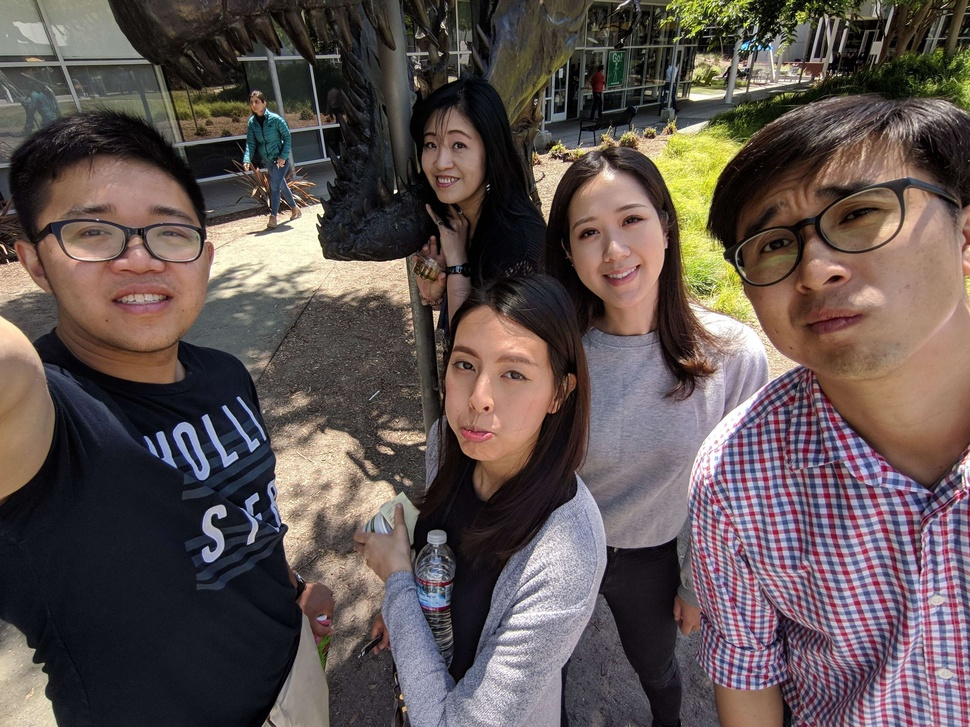
#> input picture data/1_97.jpg, 970 x 727 px, shrunk from 3264 x 2448 before the run
$ python stereographic.py
#> lines starting #> are read from the running program, lines starting #| are printed output that depends on the picture
#> further down, image is the input picture: shape (727, 970, 3); mean B, G, R 80.5, 83.1, 95.1
import cv2
import numpy as np
import matplotlib.pyplot as plt


def FOV2f(fov, diagnoal):

    f = diagnoal / (2 * np.tan(fov / 2))
    return f

def correctV1(image, fov):

#> called with fov = 1.69
    h, w, _ = image.shape
#> h = 727; w = 970
    d = min(h, w)
#> d = 727
    f = FOV2f(fov, d)
#> f = 321.6

    x = (np.arange(0, w, 1) - w / 2).astype(np.float32)
#> x = 970 values from -485 to 484
    y = (np.arange(0, h, 1) - h / 2).astype(np.float32)
#> y = 727 values from -363.5 to 362.5
    x, y = np.meshgrid(x, y)

    coords = np.stack([x, y], axis=-1)
    rp = np.linalg.norm(coords, axis=-1)
    r0 = d / (2 * np.tan(0.5 * np.arctan(d / (2 * f))))
#> r0 = 806.9
    ru = r0 * np.tan(0.5 * np.arctan(rp / f))

    x = x / ru * rp + w / 2
    y = y / ru * rp + h / 2

    out = cv2.remap(image, x, y, interpolation=cv2.INTER_LINEAR)
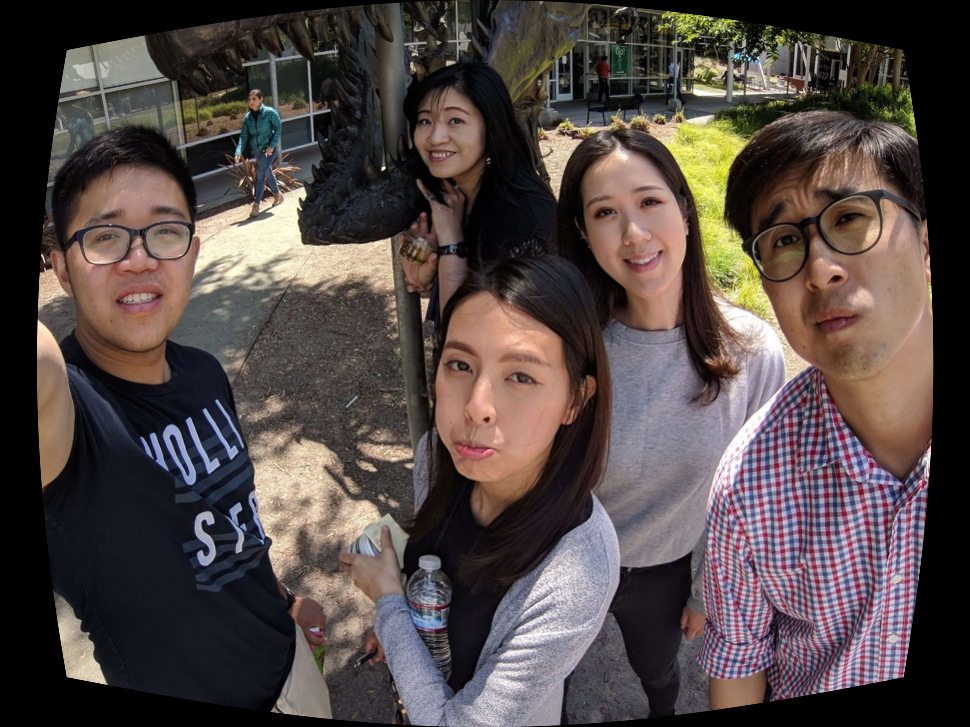
#> out: shape (727, 970, 3); mean B, G, R 69.1, 71.7, 82.2

    return out

def correctV2(image, fov):

#> called with fov = 1.69
    h, w, _ = image.shape
#> h = 727; w = 970
    d = max(h, w)
#> d = 970
    f = FOV2f(fov, d)
#> f = 429.1

    x = (np.arange(0, w, 1) - w / 2).astype(np.float32)
    y = (np.arange(0, h, 1) - h / 2).astype(np.float32)
    x, y = np.meshgrid(x, y)

    coords = np.stack([x, y], axis=-1)
    rp = np.linalg.norm(coords, axis=-1)
    ru = 2 * f * np.tan(0.5 * np.arctan(rp / f))

    # forward
    # x = x / rp * ru + w / 2
    # y = y / rp * ru + h / 2

    # backward
    x = x / ru * rp + w / 2
    y = y / ru * rp + h / 2

    out = cv2.remap(image, x, y, interpolation=cv2.INTER_LINEAR)
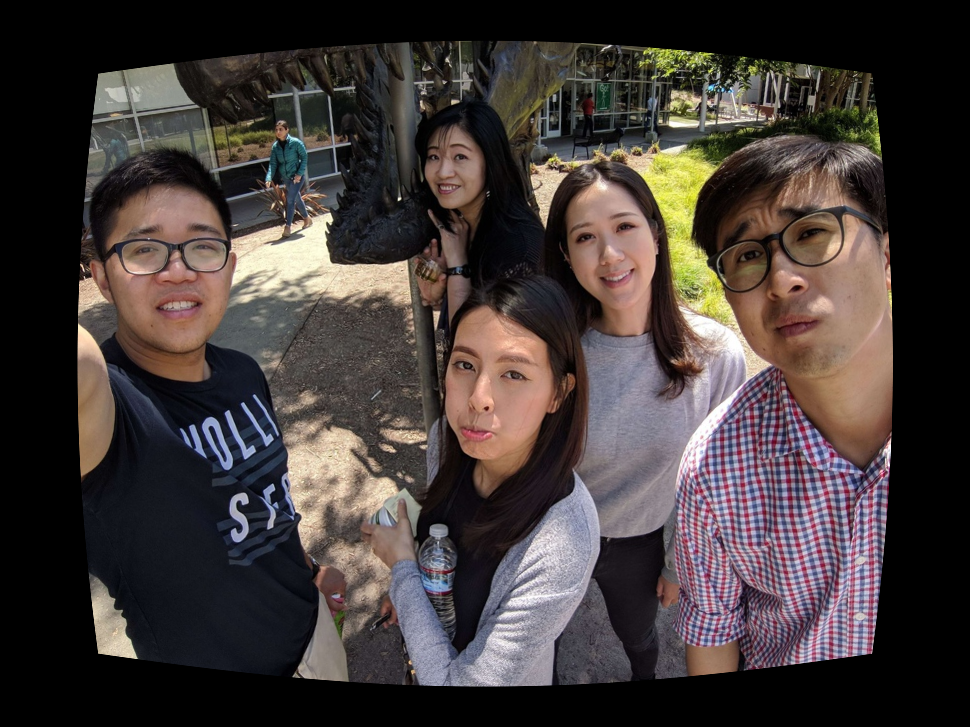
#> out: shape (727, 970, 3); mean B, G, R 57, 59, 67.6

    return out

if __name__ == "__main__":

    image = cv2.imread("./../data/1_97.jpg")[::1, ::1, :]
    outV1 = correctV1(image, np.pi * 97 / 180)
    outV2 = correctV2(image, np.pi * 97 / 180)
    plt.subplot(1, 3, 1)
    plt.imshow(image[:, :, ::-1])
    plt.title("image")
    plt.axis("off")
    plt.subplot(1, 3, 2)
    plt.imshow(outV1[:, :, ::-1])
    plt.title("outV1")
    plt.axis("off")
    plt.subplot(1, 3, 3)
    plt.imshow(outV2[:, :, ::-1])
    plt.title("outV2")
    plt.axis("off")
    plt.show()
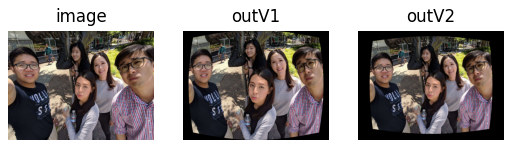
#> figure drawn by matplotlib, 3 panels

$ run again, with data/2_97.jpg copied over data/1_97.jpg
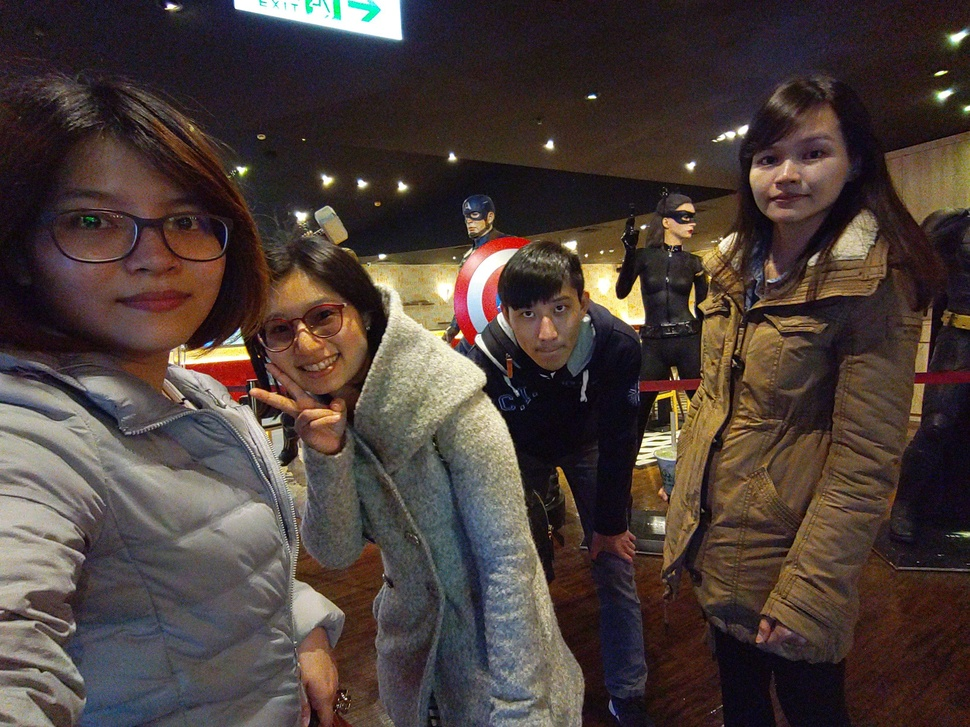
#> input picture data/2_97.jpg, 970 x 727 px, shrunk from 3264 x 2448 before the run
#> image is the input picture: shape (727, 970, 3); mean B, G, R 57.5, 62.2, 75.3
#> in correctV2, `out = cv2.remap(image, x, y, interpolation=cv2.INTER_LINEAR)`:
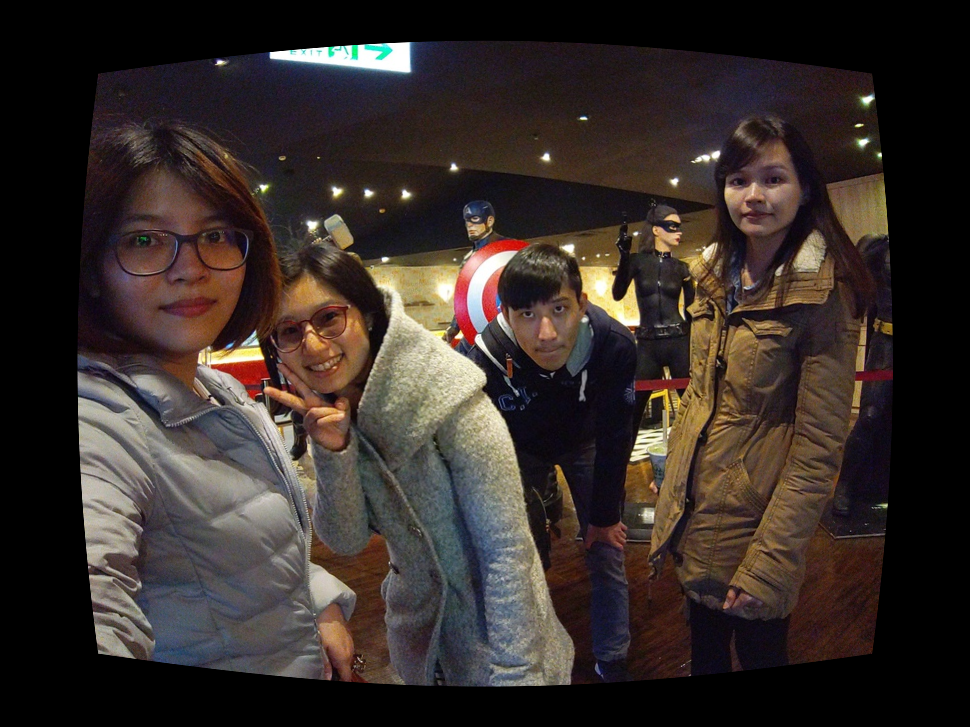
#> out: shape (727, 970, 3); mean B, G, R 41.2, 45, 54.4
#> `plt.show()`:
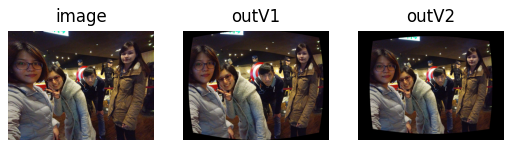
#> figure drawn by matplotlib, 3 panels
